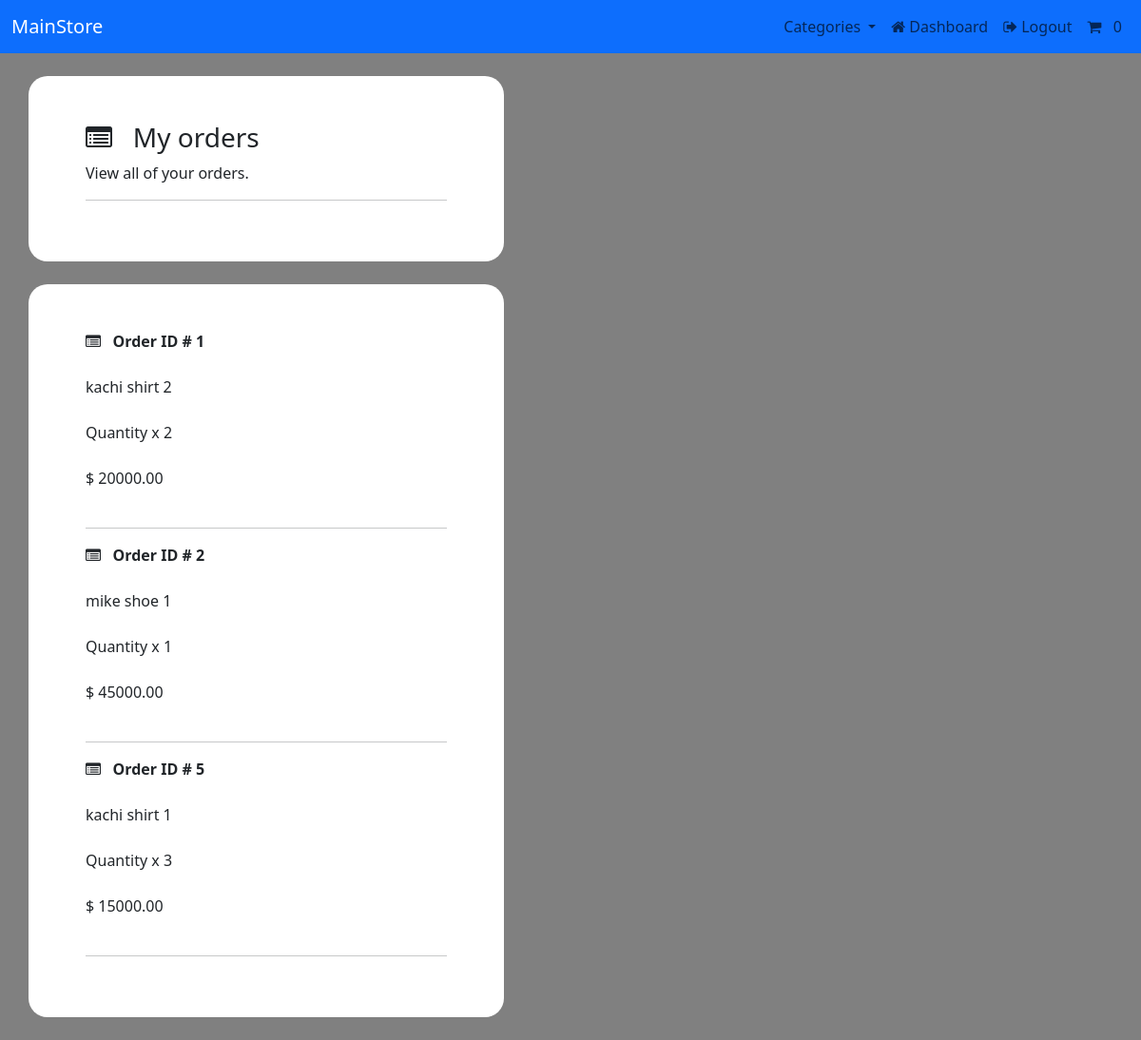
The page /account/track-orders (signed in) on the database its author committed.
### payment/models.py (models this page shows, shortened)
class OrderItem(models.Model):
    order = models.ForeignKey(Order, on_delete=models.CASCADE, null=True)
    product = models.ForeignKey(Product, on_delete=models.CASCADE, null=True)
    quantity = models.PositiveBigIntegerField(default=1)
    price = models.DecimalField(max_digits=16, decimal_places=2)
    user = models.ForeignKey(User, on_delete=models.CASCADE, null=True, blank=True)

### store/models.py (models this page shows, shortened)
class Product(models.Model):
    category = models.ForeignKey(Category, on_delete=models.CASCADE, related_name='product', null=True)
    title = models.CharField(max_length=256)
    brand = models.CharField(max_length=256, default='unbranded')
    description = models.TextField(blank=True)
    slug = models.SlugField(max_length=250)
    price = models.DecimalField(max_digits=8, decimal_places=2)
    image = models.ImageField(upload_to='images/')
    class Meta:
        verbose_name_plural = 'products'
    def __str__(self):
        return self.title

### account/views.py (the view)
# urls.py: path('track-orders', views.track_orders, name='track-orders'),
@login_required(login_url='login')
def track_orders(request):
    try:
        orders = OrderItem.objects.filter(user=request.user)
        context = {'orders':orders}
        return render(request, 'account/track-orders.html', context=context)
    except:
        return render(request, 'account/track-orders.html')

### cart/cart.py (called while the page is built)
    def __len__(self):
        return sum(item['qty'] for item in self.cart.values())

### cart/context_processors.py (called while the page is built)
def cart(request):
    return {'cart': Cart(request)}

### store/models.py (called while the page is built)
    def get_absolute_url(self):
        return reverse('store:single_cat', args=[self.slug])

### store/views.py (called while the page is built)
def categories(request):
    all_categories = Category.objects.all()
    return {'all_categories': all_categories}

### account/templates/account/track-orders.html (shortened to what this page needs)
{% extends "base.html" %}
{% load crispy_forms_tags %}
{% block content %}
    <br>
    <div class="container ">
        <div class="row bg-white shadow-md p-5 form-layout">
            <div class="col-md-12">
                <h3> <i class="fa fa-list-alt" aria-hidden="true"></i> &nbsp; My orders </h3>
                <p> View all of your orders. </p>
                <hr>
            </div>
        </div>
    </div>
    <br>
    <div class="container ">
        <div class="row bg-white shadow-md p-5 form-layout">
            <div class="col-md-12">
                {% for order in orders %}
                    <strong> <i class="fa fa-list-alt" aria-hidden="true"></i> &nbsp;  Order ID # {{order.id}} </strong>
                    <br> <br>
                    {{order.product}}
                    <br> <br>
                    Quantity x {{order.quantity}}
                    <br> <br>
                    $ {{order.price}}
                    <br> <br>
                    <hr>
                {% endfor %}
            </div>
        </div>
    </div>
    <br>
{% endblock %}

### static/css/styles.css (style rules this page uses)
.form-layout { border-radius: 20px; width: 500px; }
h3 { color: blue; }

### account/templates/account/track-orders.html (style rules this page uses)
body { background-color: gray; }

### rows shown on the page
OrderItem: id "1", product "kachi shirt 2", quantity "2", price "20000.00"
OrderItem: id "2", product "mike shoe 1", quantity "1", price "45000.00"
OrderItem: id "5", product "kachi shirt 1", quantity "3", price "15000.00"
